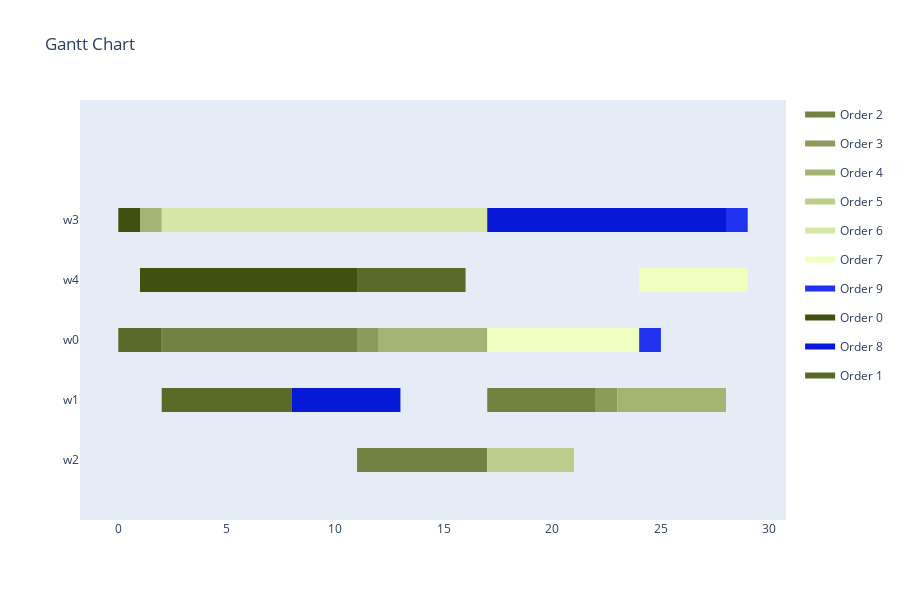
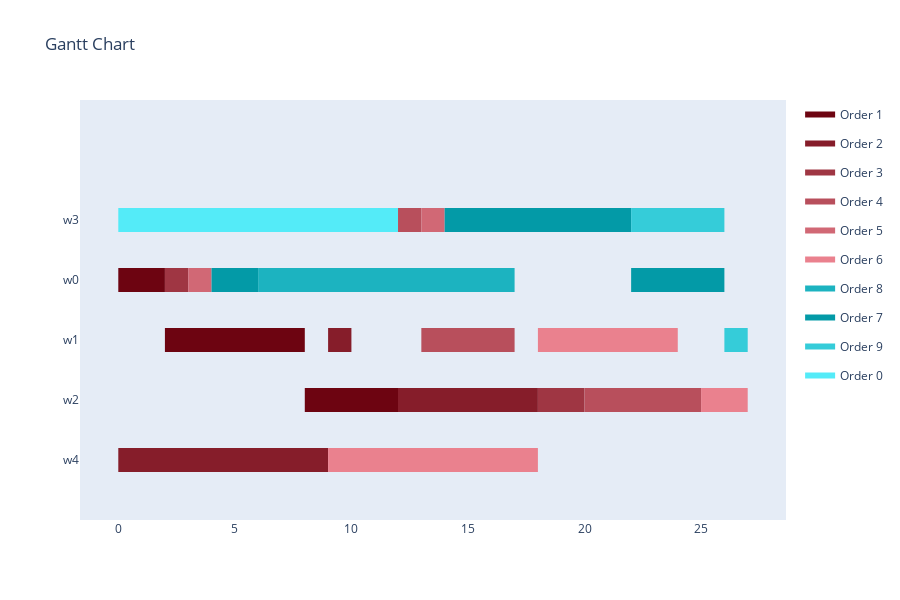
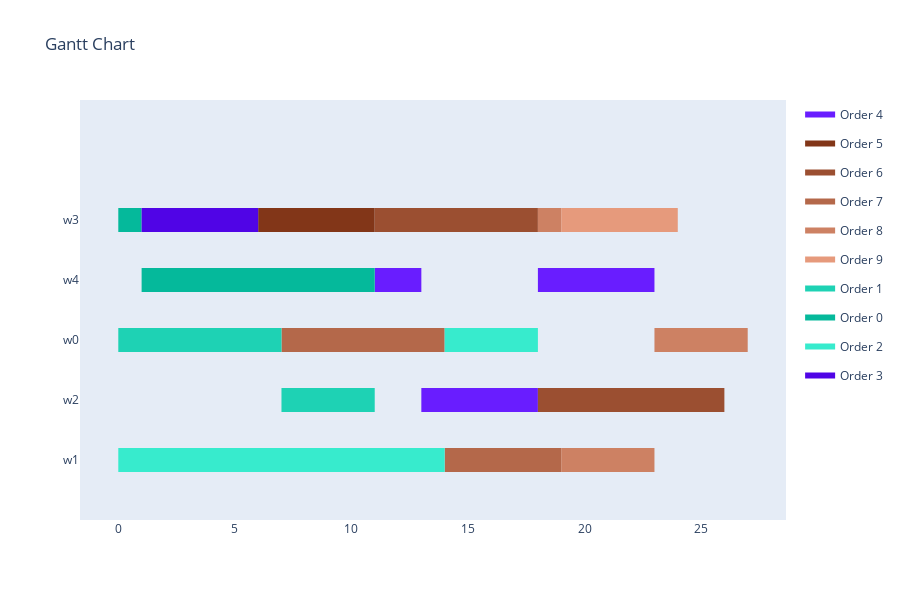
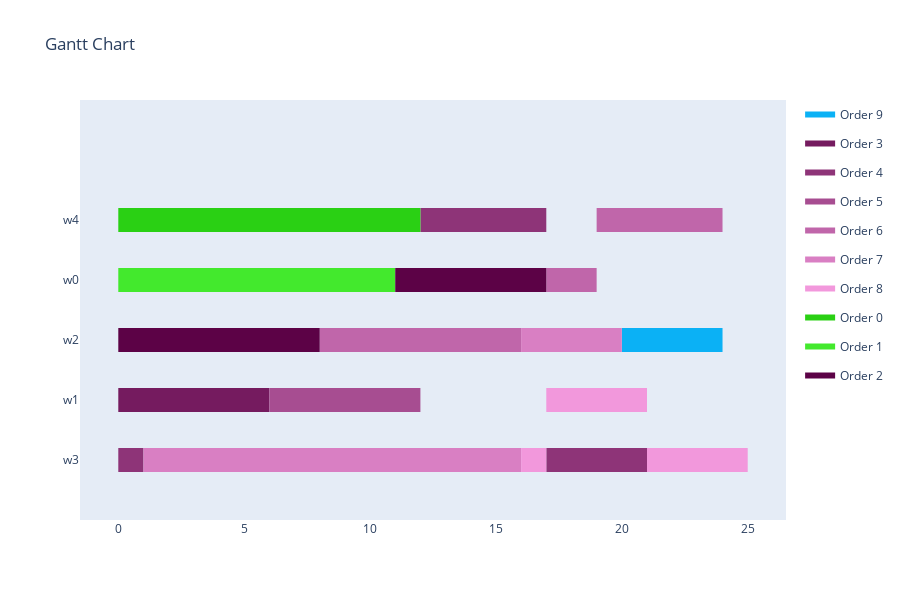

Notebook cell for these charts, in order:
### Code cell
averages = dict()

for i in range(len(solver_results)):
    print(f'{solver_results[i].created_by.name} : {file_list[i]}')
    visualize_schedule_demo(solver_results[i], solver_results[i].created_in, solver_results[i].created_for)
    for evaluation_result in solver_results[i].evaluation_results:
        print(f'{evaluation_result[0]}: {evaluation_result[1]}')
        if evaluation_result[0] not in averages:
            averages[evaluation_result[0]] = 0
        averages[evaluation_result[0]] += evaluation_result[1]
    # NOTE: only for GASolver:
    #print(f'{solver_results[i].created_by.mutation_type}')
    print('-' * 50)
# averages, NOTE: even if a value is not present for all results, the average is calculated with the count of all results
print(f'AVERAGE RESULTS OF {len(solver_results)} SOLVER RESULTS')
for average in averages.keys():
    print(f'Average {average}: {averages[average] / len(solver_results)}')

### Figure 1 — Plotly figure (JSON) as saved in the notebook; plotly's stock layout.template omitted (floating-point values rounded to 4 significant figures)
{"data": [{"fill": "toself", "fillcolor": "rgb(113, 130, 65)", "hoverinfo": "name", "legendgroup": "rgb(113, 130, 65)", "mode": "none", "name": "Order 2", "type": "scatter", "x": [2, 11, 11, 2, 2, 17, 22, 22, 17, 17, 11, 13, 13, 11, 11, 13, 17, 17, 13], "y": [1.8, 1.8, 2.2, 2.2, null, 0.8, 0.8, 1.2, 1.2, null, -0.2, -0.2, 0.2, 0.2, null, -0.2, -0.2, 0.2, 0.2]}, {"fill": "toself", "fillcolor": "rgb(138, 155, 90)", "hoverinfo": "name", "legendgroup": "rgb(138, 155, 90)", "mode": "none", "name": "Order 3", "type": "scatter", "x": [11, 12, 12, 11, 11, 22, 23, 23, 22], "y": [1.8, 1.8, 2.2, 2.2, null, 0.8, 0.8, 1.2, 1.2]}, {"fill": "toself", "fillcolor": "rgb(163, 180, 115)", "hoverinfo": "name", "legendgroup": "rgb(163, 180, 115)", "mode": "none", "name": "Order 4", "type": "scatter", "x": [1, 2, 2, 1, 1, 12, 17, 17, 12, 12, 23, 28, 28, 23], "y": [3.8, 3.8, 4.2, 4.2, null, 1.8, 1.8, 2.2, 2.2, null, 0.8, 0.8, 1.2, 1.2]}, {"fill": "toself", "fillcolor": "rgb(188, 205, 140)", "hoverinfo": "name", "legendgroup": "rgb(188, 205, 140)", "mode": "none", "name": "Order 5", "type": "scatter", "x": [17, 19, 19, 17, 17, 19, 21, 21, 19], "y": [-0.2, -0.2, 0.2, 0.2, null, -0.2, -0.2, 0.2, 0.2]}, {"fill": "toself", "fillcolor": "rgb(213, 230, 165)", "hoverinfo": "name", "legendgroup": "rgb(213, 230, 165)", "mode": "none", "name": "Order 6", "type": "scatter", "x": [2, 9, 9, 2, 2, 9, 14, 14, 9, 9, 14, 16, 16, 14, 14, 16, 17, 17, 16], "y": [3.8, 3.8, 4.2, 4.2, null, 3.8, 3.8, 4.2, 4.2, null, 3.8, 3.8, 4.2, 4.2, null, 3.8, 3.8, 4.2, 4.2]}, {"fill": "toself", "fillcolor": "rgb(238, 255, 190)", "hoverinfo": "name", "legendgroup": "rgb(238, 255, 190)", "mode": "none", "name": "Order 7", "type": "scatter", "x": [24, 29, 29, 24, 24, 17, 19, 19, 17, 17, 19, 24, 24, 19], "y": [2.8, 2.8, 3.2, 3.2, null, 1.8, 1.8, 2.2, 2.2, null, 1.8, 1.8, 2.2, 2.2]}, {"fill": "toself", "fillcolor": "rgb(32, 49, 240)", "hoverinfo": "name", "legendgroup": "rgb(32, 49, 240)", "mode": "none", "name": "Order 9", "type": "scatter", "x": [28, 29, 29, 28, 28, 24, 25, 25, 24], "y": [3.8, 3.8, 4.2, 4.2, null, 1.8, 1.8, 2.2, 2.2]}, {"fill": "toself", "fillcolor": "rgb(63, 80, 15)", "hoverinfo": "name", "legendgroup": "rgb(63, 80, 15)", "mode": "none", "name": "Order 0", "type": "scatter", "x": [0, 1, 1, 0, 0, 1, 6, 6, 1, 1, 6, 11, 11, 6], "y": [3.8, 3.8, 4.2, 4.2, null, 2.8, 2.8, 3.2, 3.2, null, 2.8, 2.8, 3.2, 3.2]}, {"fill": "toself", "fillcolor": "rgb(7, 24, 215)", "hoverinfo": "name", "legendgroup": "rgb(7, 24, 215)", "mode": "none", "name": "Order 8", "type": "scatter", "x": [17, 24, 24, 17, 17, 24, 28, 28, 24, 24, 8, 13, 13, 8], "y": [3.8, 3.8, 4.2, 4.2, null, 3.8, 3.8, 4.2, 4.2, null, 0.8, 0.8, 1.2, 1.2]}, {"fill": "toself", "fillcolor": "rgb(88, 105, 40)", "hoverinfo": "name", "legendgroup": "rgb(88, 105, 40)", "mode": "none", "name": "Order 1", "type": "scatter", "x": [11, 16, 16, 11, 11, 0, 2, 2, 0, 0, 2, 8, 8, 2], "y": [2.8, 2.8, 3.2, 3.2, null, 1.8, 1.8, 2.2, 2.2, null, 0.8, 0.8, 1.2, 1.2]}, {"legendgroup": "rgb(113, 130, 65)", "marker": {"color": "rgb(113, 130, 65)", "opacity": 0, "size": 1}, "mode": "markers", "name": "", "showlegend": false, "text": [null, null, null, null, null, null, null, null], "type": "scatter", "x": [2, 11, 17, 22, 11, 13, 13, 17], "y": [2, 2, 1, 1, 0, 0, 0, 0]}, {"legendgroup": "rgb(138, 155, 90)", "marker": {"color": "rgb(138, 155, 90)", "opacity": 0, "size": 1}, "mode": "markers", "name": "", "showlegend": false, "text": [null, null, null, null], "type": "scatter", "x": [11, 12, 22, 23], "y": [2, 2, 1, 1]}, {"legendgroup": "rgb(163, 180, 115)", "marker": {"color": "rgb(163, 180, 115)", "opacity": 0, "size": 1}, "mode": "markers", "name": "", "showlegend": false, "text": [null, null, null, null, null, null], "type": "scatter", "x": [1, 2, 12, 17, 23, 28], "y": [4, 4, 2, 2, 1, 1]}, {"legendgroup": "rgb(188, 205, 140)", "marker": {"color": "rgb(188, 205, 140)", "opacity": 0, "size": 1}, "mode": "markers", "name": "", "showlegend": false, "text": [null, null, null, null], "type": "scatter", "x": [17, 19, 19, 21], "y": [0, 0, 0, 0]}, {"legendgroup": "rgb(213, 230, 165)", "marker": {"color": "rgb(213, 230, 165)", "opacity": 0, "size": 1}, "mode": "markers", "name": "", "showlegend": false, "text": [null, null, null, null, null, null, null, null], "type": "scatter", "x": [2, 9, 9, 14, 14, 16, 16, 17], "y": [4, 4, 4, 4, 4, 4, 4, 4]}, {"legendgroup": "rgb(238, 255, 190)", "marker": {"color": "rgb(238, 255, 190)", "opacity": 0, "size": 1}, "mode": "markers", "name": "", "showlegend": false, "text": [null, null, null, null, null, null], "type": "scatter", "x": [24, 29, 17, 19, 19, 24], "y": [3, 3, 2, 2, 2, 2]}, {"legendgroup": "rgb(32, 49, 240)", "marker": {"color": "rgb(32, 49, 240)", "opacity": 0, "size": 1}, "mode": "markers", "name": "", "showlegend": false, "text": [null, null, null, null], "type": "scatter", "x": [28, 29, 24, 25], "y": [4, 4, 2, 2]}, {"legendgroup": "rgb(63, 80, 15)", "marker": {"color": "rgb(63, 80, 15)", "opacity": 0, "size": 1}, "mode": "markers", "name": "", "showlegend": false, "text": [null, null, null, null, null, null], "type": "scatter", "x": [0, 1, 1, 6, 6, 11], "y": [4, 4, 3, 3, 3, 3]}, {"legendgroup": "rgb(7, 24, 215)", "marker": {"color": "rgb(7, 24, 215)", "opacity": 0, "size": 1}, "mode": "markers", "name": "", "showlegend": false, "text": [null, null, null, null, null, null], "type": "scatter", "x": [17, 24, 24, 28, 8, 13], "y": [4, 4, 4, 4, 1, 1]}, {"legendgroup": "rgb(88, 105, 40)", "marker": {"color": "rgb(88, 105, 40)", "opacity": 0, "size": 1}, "mode": "markers", "name": "", "showlegend": false, "text": [null, null, null, null, null, null], "type": "scatter", "x": [11, 16, 0, 2, 2, 8], "y": [3, 3, 2, 2, 1, 1]}], "layout": {"height": 600, "hovermode": "closest", "showlegend": true, "title": {"text": "Gantt Chart"}, "xaxis": {"rangeselector": {"buttons": [{"count": 7, "label": "1w", "step": "day", "stepmode": "backward"}, {"count": 1, "label": "1m", "step": "month", "stepmode": "backward"}, {"count": 6, "label": "6m", "step": "month", "stepmode": "backward"}, {"count": 1, "label": "YTD", "step": "year", "stepmode": "todate"}, {"count": 1, "label": "1y", "step": "year", "stepmode": "backward"}, {"step": "all"}]}, "showgrid": false, "type": "linear", "zeroline": false}, "yaxis": {"autorange": false, "range": [-1, 6], "showgrid": false, "ticktext": ["w2", "w1", "w0", "w4", "w3"], "tickvals": [0, 1, 2, 3, 4], "zeroline": false}}}

### Figure 2 — Plotly figure (JSON) as saved in the notebook; plotly's stock layout.template omitted (floating-point values rounded to 4 significant figures)
{"data": [{"fill": "toself", "fillcolor": "rgb(109, 4, 17)", "hoverinfo": "name", "legendgroup": "rgb(109, 4, 17)", "mode": "none", "name": "Order 1", "type": "scatter", "x": [0, 2, 2, 0, 0, 2, 8, 8, 2, 2, 8, 12, 12, 8], "y": [2.8, 2.8, 3.2, 3.2, null, 1.8, 1.8, 2.2, 2.2, null, 0.8, 0.8, 1.2, 1.2]}, {"fill": "toself", "fillcolor": "rgb(134, 29, 42)", "hoverinfo": "name", "legendgroup": "rgb(134, 29, 42)", "mode": "none", "name": "Order 2", "type": "scatter", "x": [9, 10, 10, 9, 9, 12, 16, 16, 12, 12, 16, 18, 18, 16, 16, 0, 9, 9, 0], "y": [1.8, 1.8, 2.2, 2.2, null, 0.8, 0.8, 1.2, 1.2, null, 0.8, 0.8, 1.2, 1.2, null, -0.2, -0.2, 0.2, 0.2]}, {"fill": "toself", "fillcolor": "rgb(159, 54, 67)", "hoverinfo": "name", "legendgroup": "rgb(159, 54, 67)", "mode": "none", "name": "Order 3", "type": "scatter", "x": [2, 3, 3, 2, 2, 18, 20, 20, 18], "y": [2.8, 2.8, 3.2, 3.2, null, 0.8, 0.8, 1.2, 1.2]}, {"fill": "toself", "fillcolor": "rgb(184, 79, 92)", "hoverinfo": "name", "legendgroup": "rgb(184, 79, 92)", "mode": "none", "name": "Order 4", "type": "scatter", "x": [12, 13, 13, 12, 12, 13, 17, 17, 13, 13, 20, 25, 25, 20], "y": [3.8, 3.8, 4.2, 4.2, null, 1.8, 1.8, 2.2, 2.2, null, 0.8, 0.8, 1.2, 1.2]}, {"fill": "toself", "fillcolor": "rgb(209, 104, 117)", "hoverinfo": "name", "legendgroup": "rgb(209, 104, 117)", "mode": "none", "name": "Order 5", "type": "scatter", "x": [13, 14, 14, 13, 13, 3, 4, 4, 3], "y": [3.8, 3.8, 4.2, 4.2, null, 2.8, 2.8, 3.2, 3.2]}, {"fill": "toself", "fillcolor": "rgb(234, 129, 142)", "hoverinfo": "name", "legendgroup": "rgb(234, 129, 142)", "mode": "none", "name": "Order 6", "type": "scatter", "x": [18, 19, 19, 18, 18, 19, 24, 24, 19, 19, 25, 27, 27, 25, 25, 9, 18, 18, 9], "y": [1.8, 1.8, 2.2, 2.2, null, 1.8, 1.8, 2.2, 2.2, null, 0.8, 0.8, 1.2, 1.2, null, -0.2, -0.2, 0.2, 0.2]}, {"fill": "toself", "fillcolor": "rgb(28, 179, 192)", "hoverinfo": "name", "legendgroup": "rgb(28, 179, 192)", "mode": "none", "name": "Order 8", "type": "scatter", "x": [6, 8, 8, 6, 6, 8, 13, 13, 8, 8, 13, 17, 17, 13], "y": [2.8, 2.8, 3.2, 3.2, null, 2.8, 2.8, 3.2, 3.2, null, 2.8, 2.8, 3.2, 3.2]}, {"fill": "toself", "fillcolor": "rgb(3, 154, 167)", "hoverinfo": "name", "legendgroup": "rgb(3, 154, 167)", "mode": "none", "name": "Order 7", "type": "scatter", "x": [14, 22, 22, 14, 14, 4, 6, 6, 4, 4, 22, 26, 26, 22], "y": [3.8, 3.8, 4.2, 4.2, null, 2.8, 2.8, 3.2, 3.2, null, 2.8, 2.8, 3.2, 3.2]}, {"fill": "toself", "fillcolor": "rgb(53, 204, 217)", "hoverinfo": "name", "legendgroup": "rgb(53, 204, 217)", "mode": "none", "name": "Order 9", "type": "scatter", "x": [22, 26, 26, 22, 22, 26, 27, 27, 26], "y": [3.8, 3.8, 4.2, 4.2, null, 1.8, 1.8, 2.2, 2.2]}, {"fill": "toself", "fillcolor": "rgb(84, 235, 248)", "hoverinfo": "name", "legendgroup": "rgb(84, 235, 248)", "mode": "none", "name": "Order 0", "type": "scatter", "x": [0, 1, 1, 0, 0, 1, 8, 8, 1, 1, 8, 12, 12, 8], "y": [3.8, 3.8, 4.2, 4.2, null, 3.8, 3.8, 4.2, 4.2, null, 3.8, 3.8, 4.2, 4.2]}, {"legendgroup": "rgb(109, 4, 17)", "marker": {"color": "rgb(109, 4, 17)", "opacity": 0, "size": 1}, "mode": "markers", "name": "", "showlegend": false, "text": [null, null, null, null, null, null], "type": "scatter", "x": [0, 2, 2, 8, 8, 12], "y": [3, 3, 2, 2, 1, 1]}, {"legendgroup": "rgb(134, 29, 42)", "marker": {"color": "rgb(134, 29, 42)", "opacity": 0, "size": 1}, "mode": "markers", "name": "", "showlegend": false, "text": [null, null, null, null, null, null, null, null], "type": "scatter", "x": [9, 10, 12, 16, 16, 18, 0, 9], "y": [2, 2, 1, 1, 1, 1, 0, 0]}, {"legendgroup": "rgb(159, 54, 67)", "marker": {"color": "rgb(159, 54, 67)", "opacity": 0, "size": 1}, "mode": "markers", "name": "", "showlegend": false, "text": [null, null, null, null], "type": "scatter", "x": [2, 3, 18, 20], "y": [3, 3, 1, 1]}, {"legendgroup": "rgb(184, 79, 92)", "marker": {"color": "rgb(184, 79, 92)", "opacity": 0, "size": 1}, "mode": "markers", "name": "", "showlegend": false, "text": [null, null, null, null, null, null], "type": "scatter", "x": [12, 13, 13, 17, 20, 25], "y": [4, 4, 2, 2, 1, 1]}, {"legendgroup": "rgb(209, 104, 117)", "marker": {"color": "rgb(209, 104, 117)", "opacity": 0, "size": 1}, "mode": "markers", "name": "", "showlegend": false, "text": [null, null, null, null], "type": "scatter", "x": [13, 14, 3, 4], "y": [4, 4, 3, 3]}, {"legendgroup": "rgb(234, 129, 142)", "marker": {"color": "rgb(234, 129, 142)", "opacity": 0, "size": 1}, "mode": "markers", "name": "", "showlegend": false, "text": [null, null, null, null, null, null, null, null], "type": "scatter", "x": [18, 19, 19, 24, 25, 27, 9, 18], "y": [2, 2, 2, 2, 1, 1, 0, 0]}, {"legendgroup": "rgb(28, 179, 192)", "marker": {"color": "rgb(28, 179, 192)", "opacity": 0, "size": 1}, "mode": "markers", "name": "", "showlegend": false, "text": [null, null, null, null, null, null], "type": "scatter", "x": [6, 8, 8, 13, 13, 17], "y": [3, 3, 3, 3, 3, 3]}, {"legendgroup": "rgb(3, 154, 167)", "marker": {"color": "rgb(3, 154, 167)", "opacity": 0, "size": 1}, "mode": "markers", "name": "", "showlegend": false, "text": [null, null, null, null, null, null], "type": "scatter", "x": [14, 22, 4, 6, 22, 26], "y": [4, 4, 3, 3, 3, 3]}, {"legendgroup": "rgb(53, 204, 217)", "marker": {"color": "rgb(53, 204, 217)", "opacity": 0, "size": 1}, "mode": "markers", "name": "", "showlegend": false, "text": [null, null, null, null], "type": "scatter", "x": [22, 26, 26, 27], "y": [4, 4, 2, 2]}, {"legendgroup": "rgb(84, 235, 248)", "marker": {"color": "rgb(84, 235, 248)", "opacity": 0, "size": 1}, "mode": "markers", "name": "", "showlegend": false, "text": [null, null, null, null, null, null], "type": "scatter", "x": [0, 1, 1, 8, 8, 12], "y": [4, 4, 4, 4, 4, 4]}], "layout": {"height": 600, "hovermode": "closest", "showlegend": true, "title": {"text": "Gantt Chart"}, "xaxis": {"rangeselector": {"buttons": [{"count": 7, "label": "1w", "step": "day", "stepmode": "backward"}, {"count": 1, "label": "1m", "step": "month", "stepmode": "backward"}, {"count": 6, "label": "6m", "step": "month", "stepmode": "backward"}, {"count": 1, "label": "YTD", "step": "year", "stepmode": "todate"}, {"count": 1, "label": "1y", "step": "year", "stepmode": "backward"}, {"step": "all"}]}, "showgrid": false, "type": "linear", "zeroline": false}, "yaxis": {"autorange": false, "range": [-1, 6], "showgrid": false, "ticktext": ["w4", "w2", "w1", "w0", "w3"], "tickvals": [0, 1, 2, 3, 4], "zeroline": false}}}

### Figure 3 — Plotly figure (JSON) as saved in the notebook; plotly's stock layout.template omitted (floating-point values rounded to 4 significant figures)
{"data": [{"fill": "toself", "fillcolor": "rgb(105, 29, 255)", "hoverinfo": "name", "legendgroup": "rgb(105, 29, 255)", "mode": "none", "name": "Order 4", "type": "scatter", "x": [11, 13, 13, 11, 11, 18, 23, 23, 18, 18, 13, 18, 18, 13], "y": [2.8, 2.8, 3.2, 3.2, null, 2.8, 2.8, 3.2, 3.2, null, 0.8, 0.8, 1.2, 1.2]}, {"fill": "toself", "fillcolor": "rgb(130, 54, 24)", "hoverinfo": "name", "legendgroup": "rgb(130, 54, 24)", "mode": "none", "name": "Order 5", "type": "scatter", "x": [6, 10, 10, 6, 6, 10, 11, 11, 10], "y": [3.8, 3.8, 4.2, 4.2, null, 3.8, 3.8, 4.2, 4.2]}, {"fill": "toself", "fillcolor": "rgb(155, 79, 49)", "hoverinfo": "name", "legendgroup": "rgb(155, 79, 49)", "mode": "none", "name": "Order 6", "type": "scatter", "x": [11, 18, 18, 11, 11, 18, 20, 20, 18, 18, 20, 24, 24, 20, 20, 24, 26, 26, 24], "y": [3.8, 3.8, 4.2, 4.2, null, 0.8, 0.8, 1.2, 1.2, null, 0.8, 0.8, 1.2, 1.2, null, 0.8, 0.8, 1.2, 1.2]}, {"fill": "toself", "fillcolor": "rgb(180, 104, 74)", "hoverinfo": "name", "legendgroup": "rgb(180, 104, 74)", "mode": "none", "name": "Order 7", "type": "scatter", "x": [7, 9, 9, 7, 7, 9, 14, 14, 9, 9, 14, 19, 19, 14], "y": [1.8, 1.8, 2.2, 2.2, null, 1.8, 1.8, 2.2, 2.2, null, -0.2, -0.2, 0.2, 0.2]}, {"fill": "toself", "fillcolor": "rgb(205, 129, 99)", "hoverinfo": "name", "legendgroup": "rgb(205, 129, 99)", "mode": "none", "name": "Order 8", "type": "scatter", "x": [18, 19, 19, 18, 18, 23, 27, 27, 23, 23, 19, 23, 23, 19], "y": [3.8, 3.8, 4.2, 4.2, null, 1.8, 1.8, 2.2, 2.2, null, -0.2, -0.2, 0.2, 0.2]}, {"fill": "toself", "fillcolor": "rgb(230, 154, 124)", "hoverinfo": "name", "legendgroup": "rgb(230, 154, 124)", "mode": "none", "name": "Order 9", "type": "scatter", "x": [19, 23, 23, 19, 19, 23, 24, 24, 23], "y": [3.8, 3.8, 4.2, 4.2, null, 3.8, 3.8, 4.2, 4.2]}, {"fill": "toself", "fillcolor": "rgb(30, 210, 180)", "hoverinfo": "name", "legendgroup": "rgb(30, 210, 180)", "mode": "none", "name": "Order 1", "type": "scatter", "x": [0, 2, 2, 0, 0, 2, 7, 7, 2, 2, 7, 11, 11, 7], "y": [1.8, 1.8, 2.2, 2.2, null, 1.8, 1.8, 2.2, 2.2, null, 0.8, 0.8, 1.2, 1.2]}, {"fill": "toself", "fillcolor": "rgb(5, 185, 155)", "hoverinfo": "name", "legendgroup": "rgb(5, 185, 155)", "mode": "none", "name": "Order 0", "type": "scatter", "x": [0, 1, 1, 0, 0, 1, 6, 6, 1, 1, 6, 11, 11, 6], "y": [3.8, 3.8, 4.2, 4.2, null, 2.8, 2.8, 3.2, 3.2, null, 2.8, 2.8, 3.2, 3.2]}, {"fill": "toself", "fillcolor": "rgb(55, 235, 205)", "hoverinfo": "name", "legendgroup": "rgb(55, 235, 205)", "mode": "none", "name": "Order 2", "type": "scatter", "x": [14, 18, 18, 14, 14, 0, 8, 8, 0, 0, 8, 9, 9, 8, 8, 9, 14, 14, 9], "y": [1.8, 1.8, 2.2, 2.2, null, -0.2, -0.2, 0.2, 0.2, null, -0.2, -0.2, 0.2, 0.2, null, -0.2, -0.2, 0.2, 0.2]}, {"fill": "toself", "fillcolor": "rgb(80, 4, 230)", "hoverinfo": "name", "legendgroup": "rgb(80, 4, 230)", "mode": "none", "name": "Order 3", "type": "scatter", "x": [1, 5, 5, 1, 1, 5, 6, 6, 5], "y": [3.8, 3.8, 4.2, 4.2, null, 3.8, 3.8, 4.2, 4.2]}, {"legendgroup": "rgb(105, 29, 255)", "marker": {"color": "rgb(105, 29, 255)", "opacity": 0, "size": 1}, "mode": "markers", "name": "", "showlegend": false, "text": [null, null, null, null, null, null], "type": "scatter", "x": [11, 13, 18, 23, 13, 18], "y": [3, 3, 3, 3, 1, 1]}, {"legendgroup": "rgb(130, 54, 24)", "marker": {"color": "rgb(130, 54, 24)", "opacity": 0, "size": 1}, "mode": "markers", "name": "", "showlegend": false, "text": [null, null, null, null], "type": "scatter", "x": [6, 10, 10, 11], "y": [4, 4, 4, 4]}, {"legendgroup": "rgb(155, 79, 49)", "marker": {"color": "rgb(155, 79, 49)", "opacity": 0, "size": 1}, "mode": "markers", "name": "", "showlegend": false, "text": [null, null, null, null, null, null, null, null], "type": "scatter", "x": [11, 18, 18, 20, 20, 24, 24, 26], "y": [4, 4, 1, 1, 1, 1, 1, 1]}, {"legendgroup": "rgb(180, 104, 74)", "marker": {"color": "rgb(180, 104, 74)", "opacity": 0, "size": 1}, "mode": "markers", "name": "", "showlegend": false, "text": [null, null, null, null, null, null], "type": "scatter", "x": [7, 9, 9, 14, 14, 19], "y": [2, 2, 2, 2, 0, 0]}, {"legendgroup": "rgb(205, 129, 99)", "marker": {"color": "rgb(205, 129, 99)", "opacity": 0, "size": 1}, "mode": "markers", "name": "", "showlegend": false, "text": [null, null, null, null, null, null], "type": "scatter", "x": [18, 19, 23, 27, 19, 23], "y": [4, 4, 2, 2, 0, 0]}, {"legendgroup": "rgb(230, 154, 124)", "marker": {"color": "rgb(230, 154, 124)", "opacity": 0, "size": 1}, "mode": "markers", "name": "", "showlegend": false, "text": [null, null, null, null], "type": "scatter", "x": [19, 23, 23, 24], "y": [4, 4, 4, 4]}, {"legendgroup": "rgb(30, 210, 180)", "marker": {"color": "rgb(30, 210, 180)", "opacity": 0, "size": 1}, "mode": "markers", "name": "", "showlegend": false, "text": [null, null, null, null, null, null], "type": "scatter", "x": [0, 2, 2, 7, 7, 11], "y": [2, 2, 2, 2, 1, 1]}, {"legendgroup": "rgb(5, 185, 155)", "marker": {"color": "rgb(5, 185, 155)", "opacity": 0, "size": 1}, "mode": "markers", "name": "", "showlegend": false, "text": [null, null, null, null, null, null], "type": "scatter", "x": [0, 1, 1, 6, 6, 11], "y": [4, 4, 3, 3, 3, 3]}, {"legendgroup": "rgb(55, 235, 205)", "marker": {"color": "rgb(55, 235, 205)", "opacity": 0, "size": 1}, "mode": "markers", "name": "", "showlegend": false, "text": [null, null, null, null, null, null, null, null], "type": "scatter", "x": [14, 18, 0, 8, 8, 9, 9, 14], "y": [2, 2, 0, 0, 0, 0, 0, 0]}, {"legendgroup": "rgb(80, 4, 230)", "marker": {"color": "rgb(80, 4, 230)", "opacity": 0, "size": 1}, "mode": "markers", "name": "", "showlegend": false, "text": [null, null, null, null], "type": "scatter", "x": [1, 5, 5, 6], "y": [4, 4, 4, 4]}], "layout": {"height": 600, "hovermode": "closest", "showlegend": true, "title": {"text": "Gantt Chart"}, "xaxis": {"rangeselector": {"buttons": [{"count": 7, "label": "1w", "step": "day", "stepmode": "backward"}, {"count": 1, "label": "1m", "step": "month", "stepmode": "backward"}, {"count": 6, "label": "6m", "step": "month", "stepmode": "backward"}, {"count": 1, "label": "YTD", "step": "year", "stepmode": "todate"}, {"count": 1, "label": "1y", "step": "year", "stepmode": "backward"}, {"step": "all"}]}, "showgrid": false, "type": "linear", "zeroline": false}, "yaxis": {"autorange": false, "range": [-1, 6], "showgrid": false, "ticktext": ["w1", "w2", "w0", "w4", "w3"], "tickvals": [0, 1, 2, 3, 4], "zeroline": false}}}

### Figure 4 — Plotly figure (JSON) as saved in the notebook; plotly's stock layout.template omitted (floating-point values rounded to 4 significant figures)
{"data": [{"fill": "toself", "fillcolor": "rgb(11, 177, 245)", "hoverinfo": "name", "legendgroup": "rgb(11, 177, 245)", "mode": "none", "name": "Order 9", "type": "scatter", "x": [20, 22, 22, 20, 20, 22, 24, 24, 22], "y": [1.8, 1.8, 2.2, 2.2, null, 1.8, 1.8, 2.2, 2.2]}, {"fill": "toself", "fillcolor": "rgb(117, 27, 95)", "hoverinfo": "name", "legendgroup": "rgb(117, 27, 95)", "mode": "none", "name": "Order 3", "type": "scatter", "x": [0, 5, 5, 0, 0, 5, 6, 6, 5], "y": [0.8, 0.8, 1.2, 1.2, null, 0.8, 0.8, 1.2, 1.2]}, {"fill": "toself", "fillcolor": "rgb(142, 52, 120)", "hoverinfo": "name", "legendgroup": "rgb(142, 52, 120)", "mode": "none", "name": "Order 4", "type": "scatter", "x": [12, 17, 17, 12, 12, 0, 1, 1, 0, 0, 17, 21, 21, 17], "y": [3.8, 3.8, 4.2, 4.2, null, -0.2, -0.2, 0.2, 0.2, null, -0.2, -0.2, 0.2, 0.2]}, {"fill": "toself", "fillcolor": "rgb(167, 77, 145)", "hoverinfo": "name", "legendgroup": "rgb(167, 77, 145)", "mode": "none", "name": "Order 5", "type": "scatter", "x": [6, 11, 11, 6, 6, 11, 12, 12, 11], "y": [0.8, 0.8, 1.2, 1.2, null, 0.8, 0.8, 1.2, 1.2]}, {"fill": "toself", "fillcolor": "rgb(192, 102, 170)", "hoverinfo": "name", "legendgroup": "rgb(192, 102, 170)", "mode": "none", "name": "Order 6", "type": "scatter", "x": [19, 24, 24, 19, 19, 17, 19, 19, 17, 17, 8, 14, 14, 8, 8, 14, 16, 16, 14], "y": [3.8, 3.8, 4.2, 4.2, null, 2.8, 2.8, 3.2, 3.2, null, 1.8, 1.8, 2.2, 2.2, null, 1.8, 1.8, 2.2, 2.2]}, {"fill": "toself", "fillcolor": "rgb(217, 127, 195)", "hoverinfo": "name", "legendgroup": "rgb(217, 127, 195)", "mode": "none", "name": "Order 7", "type": "scatter", "x": [16, 20, 20, 16, 16, 1, 8, 8, 1, 1, 8, 16, 16, 8], "y": [1.8, 1.8, 2.2, 2.2, null, -0.2, -0.2, 0.2, 0.2, null, -0.2, -0.2, 0.2, 0.2]}, {"fill": "toself", "fillcolor": "rgb(242, 152, 220)", "hoverinfo": "name", "legendgroup": "rgb(242, 152, 220)", "mode": "none", "name": "Order 8", "type": "scatter", "x": [17, 21, 21, 17, 17, 16, 17, 17, 16, 16, 21, 25, 25, 21], "y": [0.8, 0.8, 1.2, 1.2, null, -0.2, -0.2, 0.2, 0.2, null, -0.2, -0.2, 0.2, 0.2]}, {"fill": "toself", "fillcolor": "rgb(42, 208, 20)", "hoverinfo": "name", "legendgroup": "rgb(42, 208, 20)", "mode": "none", "name": "Order 0", "type": "scatter", "x": [0, 2, 2, 0, 0, 2, 7, 7, 2, 2, 7, 12, 12, 7], "y": [3.8, 3.8, 4.2, 4.2, null, 3.8, 3.8, 4.2, 4.2, null, 3.8, 3.8, 4.2, 4.2]}, {"fill": "toself", "fillcolor": "rgb(67, 233, 45)", "hoverinfo": "name", "legendgroup": "rgb(67, 233, 45)", "mode": "none", "name": "Order 1", "type": "scatter", "x": [0, 2, 2, 0, 0, 2, 7, 7, 2, 2, 7, 11, 11, 7], "y": [2.8, 2.8, 3.2, 3.2, null, 2.8, 2.8, 3.2, 3.2, null, 2.8, 2.8, 3.2, 3.2]}, {"fill": "toself", "fillcolor": "rgb(92, 2, 70)", "hoverinfo": "name", "legendgroup": "rgb(92, 2, 70)", "mode": "none", "name": "Order 2", "type": "scatter", "x": [11, 13, 13, 11, 11, 13, 17, 17, 13, 13, 0, 6, 6, 0, 0, 6, 8, 8, 6], "y": [2.8, 2.8, 3.2, 3.2, null, 2.8, 2.8, 3.2, 3.2, null, 1.8, 1.8, 2.2, 2.2, null, 1.8, 1.8, 2.2, 2.2]}, {"legendgroup": "rgb(11, 177, 245)", "marker": {"color": "rgb(11, 177, 245)", "opacity": 0, "size": 1}, "mode": "markers", "name": "", "showlegend": false, "text": [null, null, null, null], "type": "scatter", "x": [20, 22, 22, 24], "y": [2, 2, 2, 2]}, {"legendgroup": "rgb(117, 27, 95)", "marker": {"color": "rgb(117, 27, 95)", "opacity": 0, "size": 1}, "mode": "markers", "name": "", "showlegend": false, "text": [null, null, null, null], "type": "scatter", "x": [0, 5, 5, 6], "y": [1, 1, 1, 1]}, {"legendgroup": "rgb(142, 52, 120)", "marker": {"color": "rgb(142, 52, 120)", "opacity": 0, "size": 1}, "mode": "markers", "name": "", "showlegend": false, "text": [null, null, null, null, null, null], "type": "scatter", "x": [12, 17, 0, 1, 17, 21], "y": [4, 4, 0, 0, 0, 0]}, {"legendgroup": "rgb(167, 77, 145)", "marker": {"color": "rgb(167, 77, 145)", "opacity": 0, "size": 1}, "mode": "markers", "name": "", "showlegend": false, "text": [null, null, null, null], "type": "scatter", "x": [6, 11, 11, 12], "y": [1, 1, 1, 1]}, {"legendgroup": "rgb(192, 102, 170)", "marker": {"color": "rgb(192, 102, 170)", "opacity": 0, "size": 1}, "mode": "markers", "name": "", "showlegend": false, "text": [null, null, null, null, null, null, null, null], "type": "scatter", "x": [19, 24, 17, 19, 8, 14, 14, 16], "y": [4, 4, 3, 3, 2, 2, 2, 2]}, {"legendgroup": "rgb(217, 127, 195)", "marker": {"color": "rgb(217, 127, 195)", "opacity": 0, "size": 1}, "mode": "markers", "name": "", "showlegend": false, "text": [null, null, null, null, null, null], "type": "scatter", "x": [16, 20, 1, 8, 8, 16], "y": [2, 2, 0, 0, 0, 0]}, {"legendgroup": "rgb(242, 152, 220)", "marker": {"color": "rgb(242, 152, 220)", "opacity": 0, "size": 1}, "mode": "markers", "name": "", "showlegend": false, "text": [null, null, null, null, null, null], "type": "scatter", "x": [17, 21, 16, 17, 21, 25], "y": [1, 1, 0, 0, 0, 0]}, {"legendgroup": "rgb(42, 208, 20)", "marker": {"color": "rgb(42, 208, 20)", "opacity": 0, "size": 1}, "mode": "markers", "name": "", "showlegend": false, "text": [null, null, null, null, null, null], "type": "scatter", "x": [0, 2, 2, 7, 7, 12], "y": [4, 4, 4, 4, 4, 4]}, {"legendgroup": "rgb(67, 233, 45)", "marker": {"color": "rgb(67, 233, 45)", "opacity": 0, "size": 1}, "mode": "markers", "name": "", "showlegend": false, "text": [null, null, null, null, null, null], "type": "scatter", "x": [0, 2, 2, 7, 7, 11], "y": [3, 3, 3, 3, 3, 3]}, {"legendgroup": "rgb(92, 2, 70)", "marker": {"color": "rgb(92, 2, 70)", "opacity": 0, "size": 1}, "mode": "markers", "name": "", "showlegend": false, "text": [null, null, null, null, null, null, null, null], "type": "scatter", "x": [11, 13, 13, 17, 0, 6, 6, 8], "y": [3, 3, 3, 3, 2, 2, 2, 2]}], "layout": {"height": 600, "hovermode": "closest", "showlegend": true, "title": {"text": "Gantt Chart"}, "xaxis": {"rangeselector": {"buttons": [{"count": 7, "label": "1w", "step": "day", "stepmode": "backward"}, {"count": 1, "label": "1m", "step": "month", "stepmode": "backward"}, {"count": 6, "label": "6m", "step": "month", "stepmode": "backward"}, {"count": 1, "label": "YTD", "step": "year", "stepmode": "todate"}, {"count": 1, "label": "1y", "step": "year", "stepmode": "backward"}, {"step": "all"}]}, "showgrid": false, "type": "linear", "zeroline": false}, "yaxis": {"autorange": false, "range": [-1, 6], "showgrid": false, "ticktext": ["w3", "w1", "w2", "w0", "w4"], "tickvals": [0, 1, 2, 3, 4], "zeroline": false}}}
